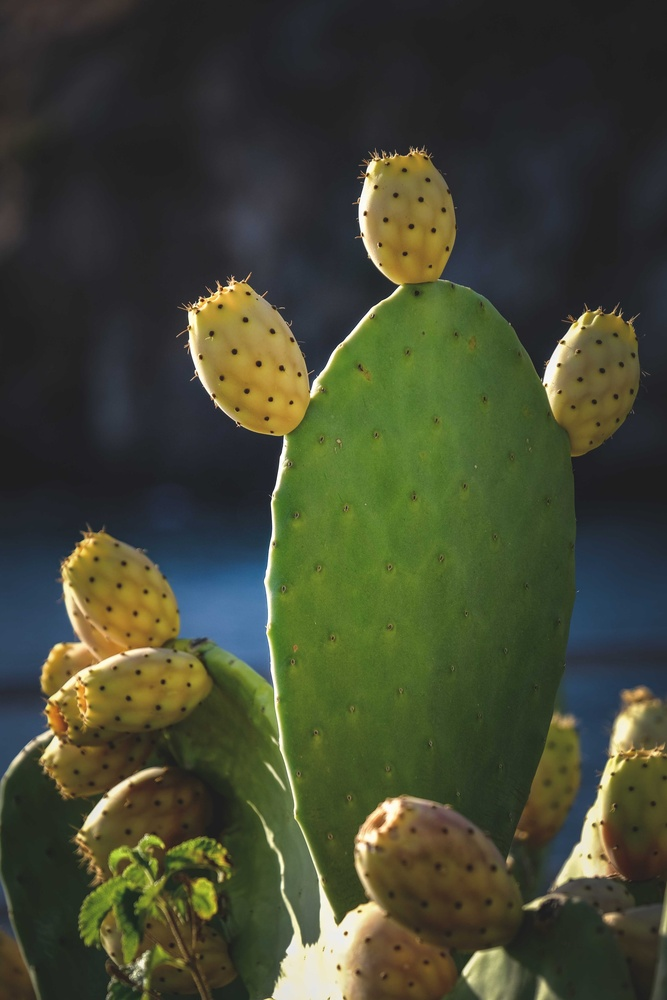
%> input picture clase_03_Operaciones_puntuales/img_1.jpg, 667 x 1000 px, shrunk from 2400 x 3600 before the run
$ octave operaciones_puntuales.m   (GNU Octave 9; MATLAB toolbox functions it lacks are replaced by stand-ins)
%> lines starting %> are read from the running program, lines starting %| are printed output that depends on the picture
cls
%> (this line was passed over: cls is not available in this run)
clear all
close all

img = imread("img_1.jpg");
%> img is the input picture: size 1000x667x3 uint8; mean R, G, B 67.7, 71.6, 50.8
% figure(1)
% imshow(img);

%% Suma de una constante
brillo = 100;
img_suma = img + brillo;
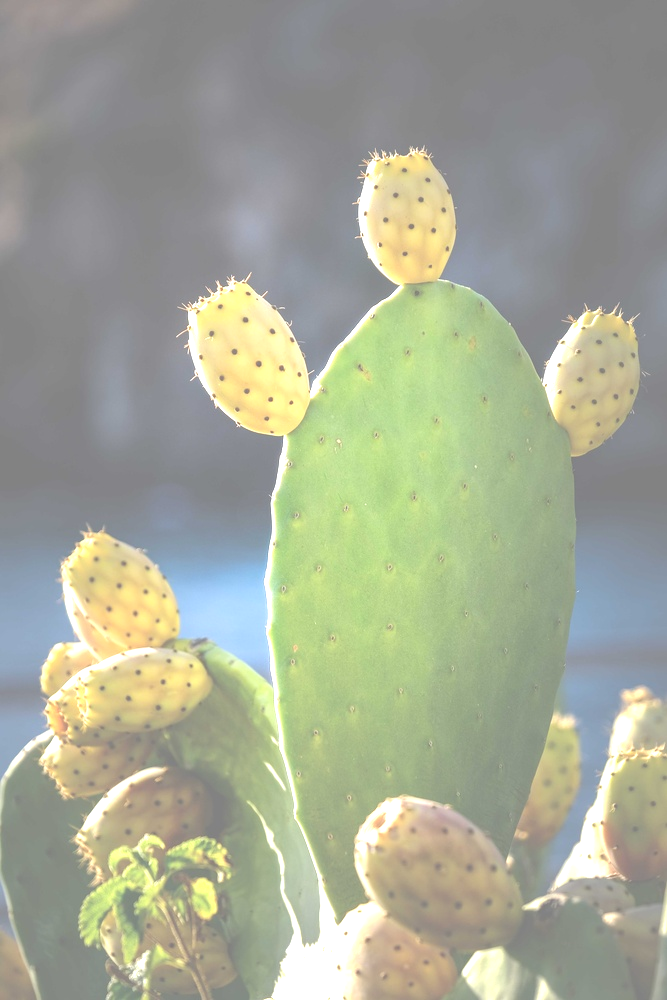
%> img_suma: size 1000x667x3 uint8; mean R, G, B 164.7, 169.5, 149.8
% muestra la primera y segunda imagen al mismo tiempo por medio de una
% matriz
figure(1)
imshow([img,img_suma]);

%% Resta de una constante
p = 100;
img_resta = img - p;
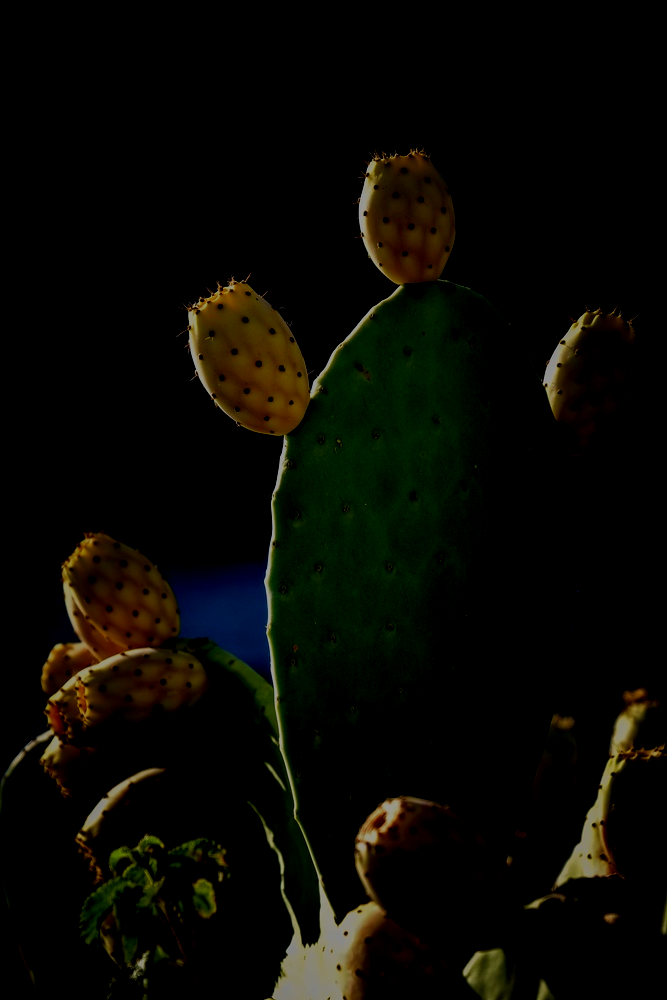
%> img_resta: size 1000x667x3 uint8; mean R, G, B 8.7, 8.4, 3.2
figure(2);
imshow([img,img_resta]);
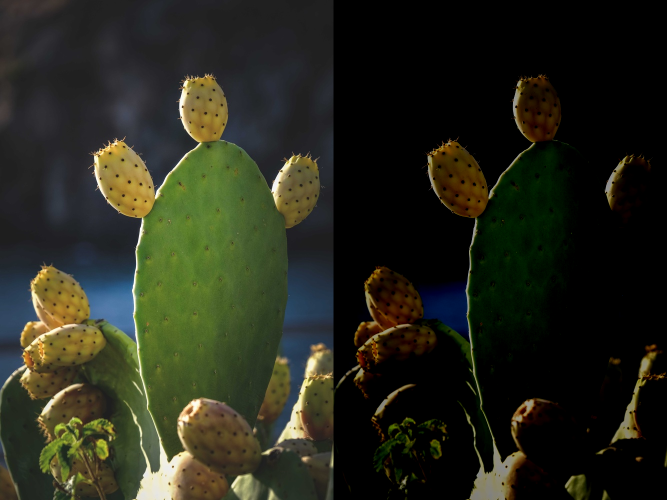
%> displayed picture: size 1000x1334x3, on the screen's scale of 0 to 255 (shown at 1/2 size); mean R, G, B 38.2, 40, 27

%% Multiplicacion por constante
a = 0.5;
img_multiplicacion = a * img;
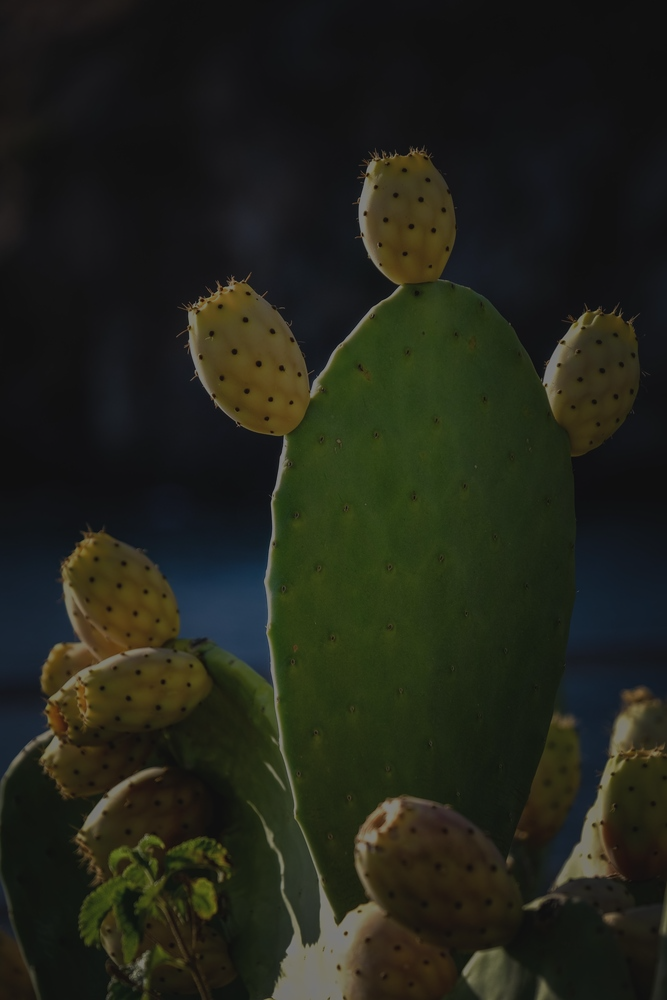
%> img_multiplicacion: size 1000x667x3 uint8; mean R, G, B 34.1, 36, 25.6
figure(3);
imshow([img,img_multiplicacion]);
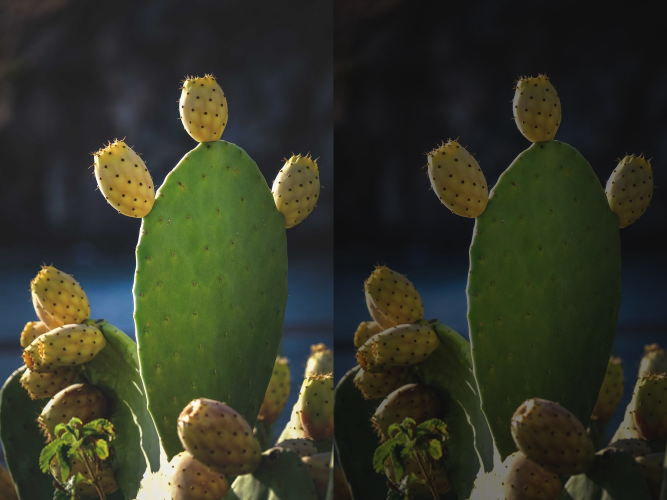
%> displayed picture: size 1000x1334x3, on the screen's scale of 0 to 255 (shown at 1/2 size); mean R, G, B 50.9, 53.8, 38.2

%% Division por una constante
b = .5;
img_division = img / b;
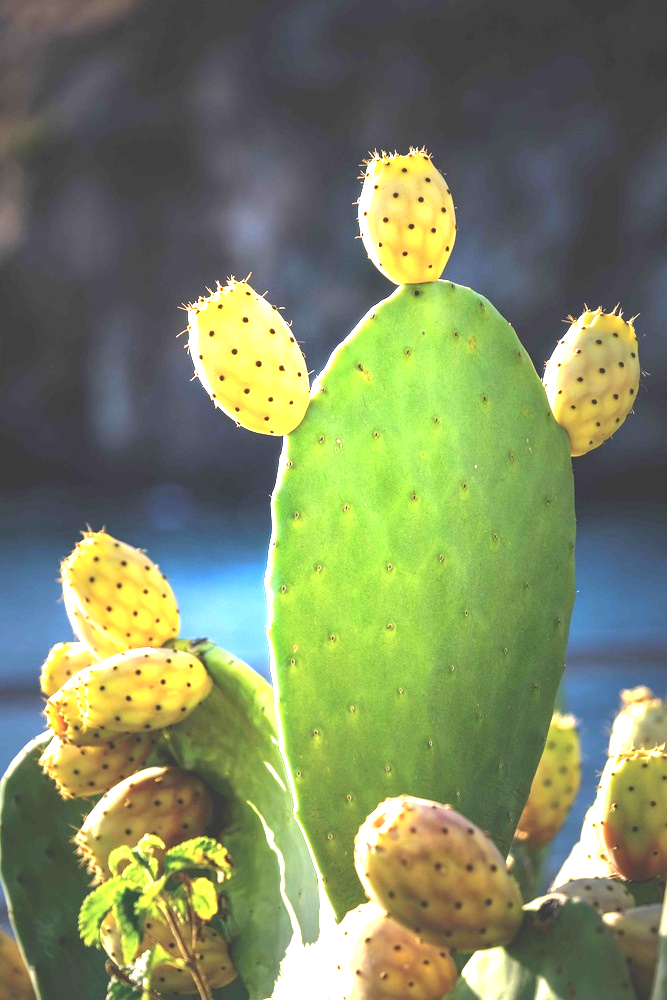
%> img_division: size 1000x667x3 uint8; mean R, G, B 124.8, 135.7, 97.7
figure(4);
imshow([img,img_division]);
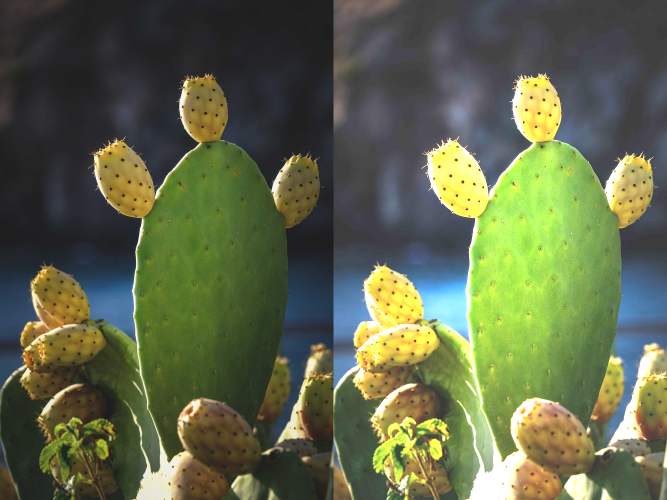
%> displayed picture: size 1000x1334x3, on the screen's scale of 0 to 255 (shown at 1/2 size); mean R, G, B 96.3, 103.7, 74.3

%% Guardar imagenes
imwrite(img_suma,'img_suma.png');

$ run again, with clase_03_Operaciones_puntuales/figurax.png saved as clase_03_Operaciones_puntuales/img_1.jpg
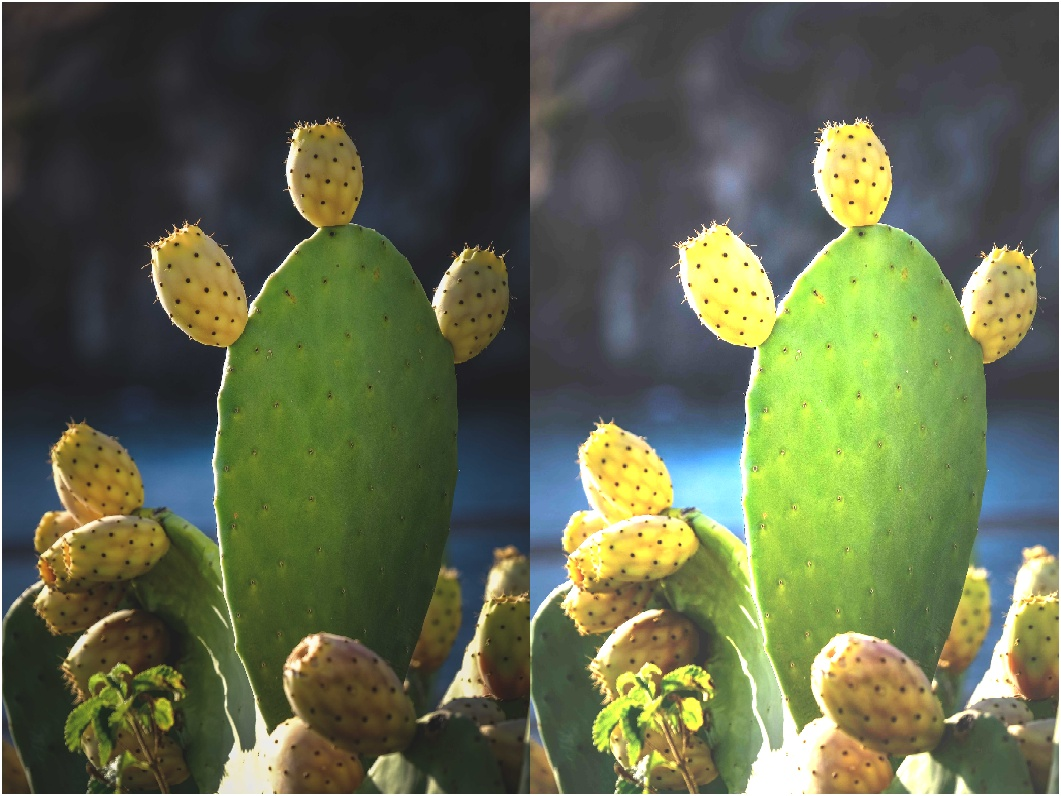
%> input picture clase_03_Operaciones_puntuales/figurax.png, 1061 x 796 px
%> img is the input picture: size 796x1061x3 uint8; mean R, G, B 97.3, 104.7, 75.6
%> `img_division = img / b;`:
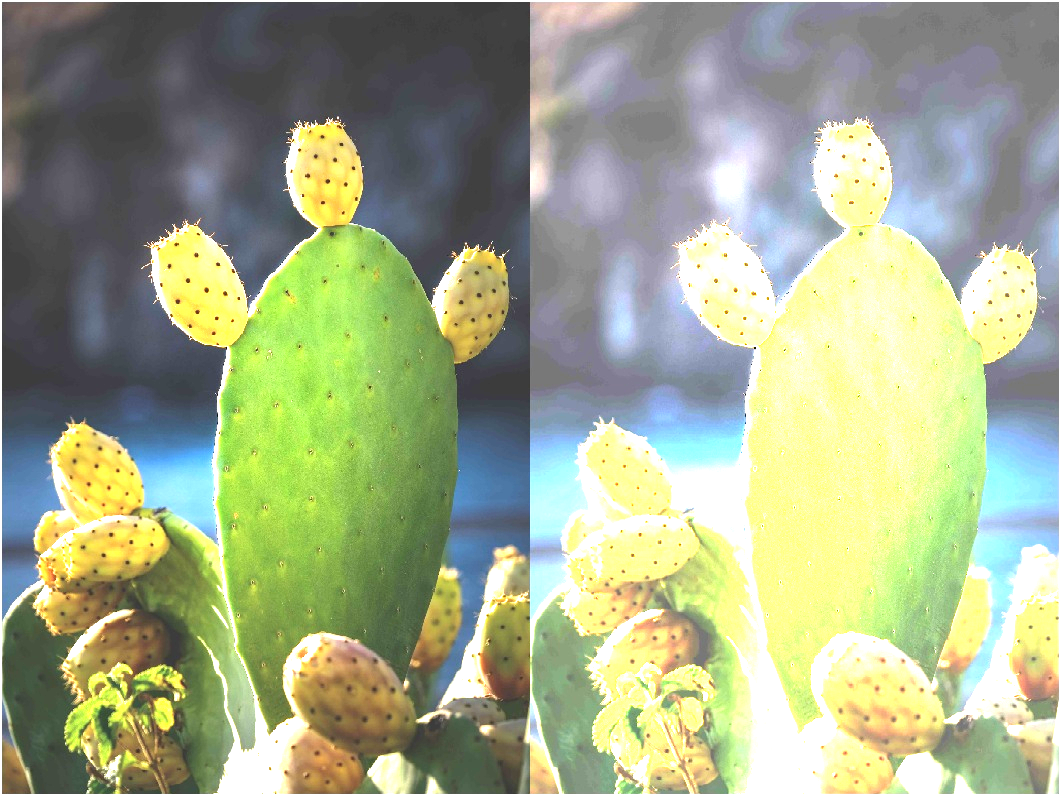
%> img_division: size 796x1061x3 uint8; mean R, G, B 162.3, 171.3, 138.2
%> `imshow([img,img_division]);`:
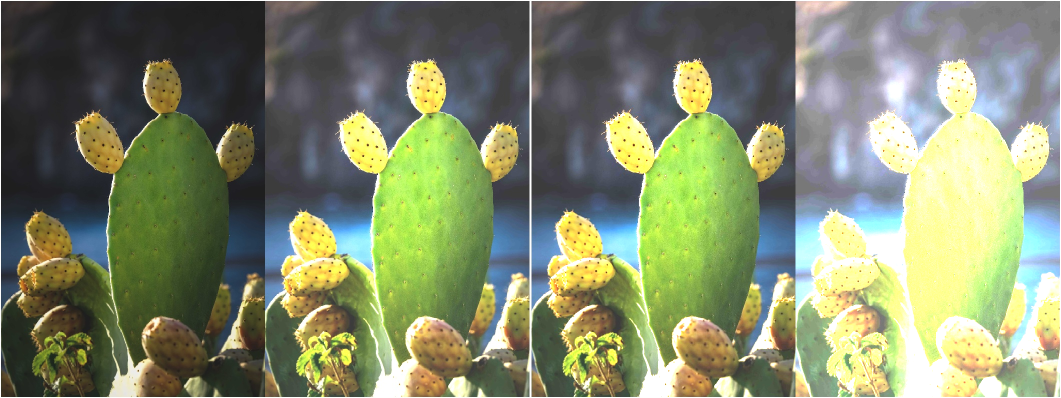
%> displayed picture: size 796x2122x3, on the screen's scale of 0 to 255 (shown at 1/2 size); mean R, G, B 129.8, 138, 106.9
